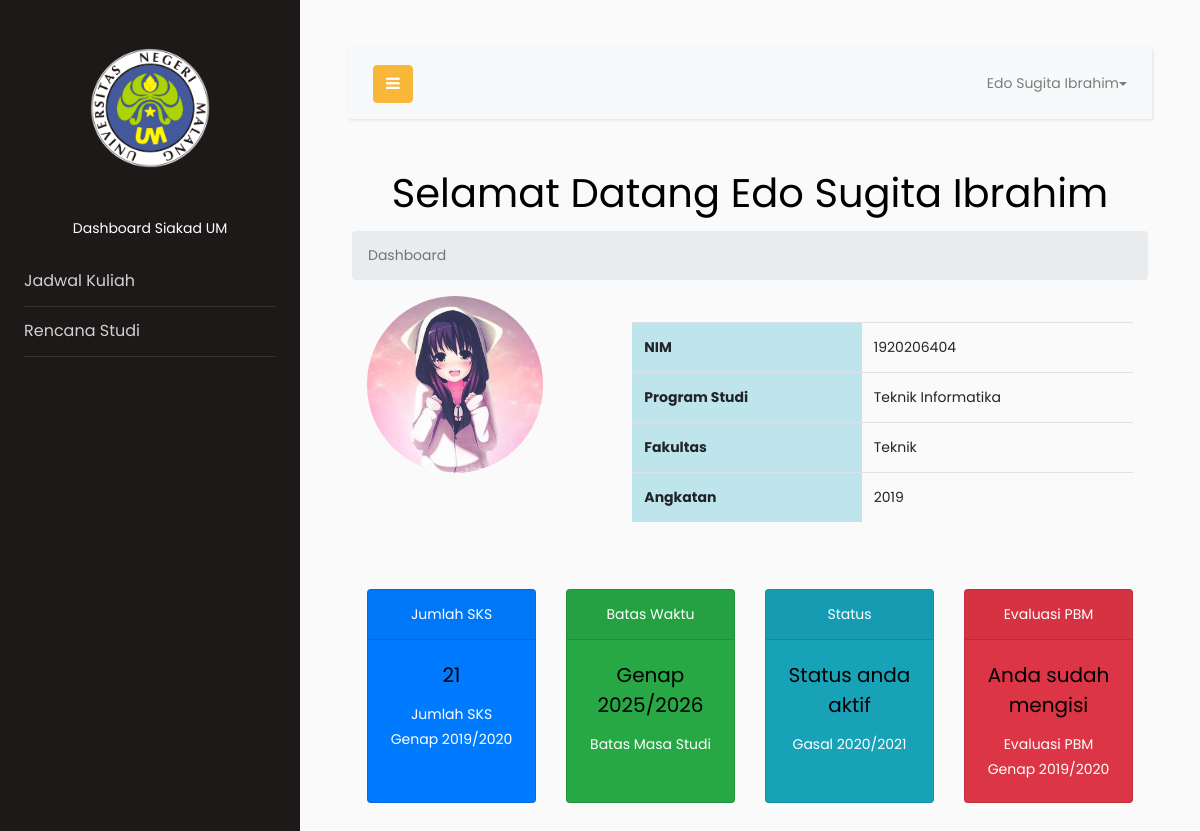
Screenshot of /home.php (signed in) with the database file from the repository.
### tables this page shows
CREATE TABLE `mahasiswa` (
  `nim` int(11) NOT NULL,
  `nama` varchar(50) NOT NULL,
  `prodi` varchar(50) NOT NULL,
  `fakultas` varchar(50) NOT NULL,
  `angkatan` int(11) NOT NULL,
  `alamat` varchar(50) NOT NULL,
  `email` varchar(255) NOT NULL,
  `password` varchar(255) NOT NULL,
  `picture` varchar(255) DEFAULT NULL
);

### home.php (the view, shortened to what this page needs)
<?php
require_once 'proses.php';
$email = isset($_SESSION['email']) ? $_SESSION['email'] : '';
$sum = mysqli_query($conn, "SELECT SUM(m.sks) AS sks, n.email
                                FROM matakuliah m
                                    INNER JOIN jadwal j ON m.id_matkul = j.id_matkul
                                        INNER JOIN mahasiswa n ON j.nim = n.nim
                                            WHERE email = '$email'");
$sks = mysqli_fetch_assoc($sum);
require_once 'navbar.php';
?>
<div id="content" class="p-4 p-md-1">
    <center>
        <h1>Selamat Datang <?= $row['nama']; ?></h1>
    </center>
    <nav aria-label="breadcrumb">
        <ol class="breadcrumb">
            <li class="breadcrumb-item active" aria-current="page">Dashboard</li>
        </ol>
    </nav>
    <div class="container">
        <div class="row">
            <div class="col-4">
                <div class="text-left">
                    <img src="img/<?= $row['picture']; ?>" class="rounded-circle" alt="foto profil" width="75%">
                </div>
            </div>
            <div class="col-8">
                <table class="table">
                    <tbody>
                        <br>
                        <tr>
                            <th class="table-info" scope="row">NIM</th>
                            <td><?= $row['nim']; ?></td>
                        </tr>
                        <tr>
                            <th class="table-info" scope="row">Program Studi</th>
                            <td><?= $row['prodi']; ?></td>
                        </tr>
                        <tr>
                            <th class="table-info" scope="row">Fakultas</th>
                            <td><?= $row['fakultas']; ?></td>
                        </tr>
                        <tr>
                            <th class="table-info" scope="row">Angkatan</th>
                            <td><?= $row['angkatan']; ?></td>
                        </tr>
                    </tbody>
                </table>
            </div>
        </div>
    </div><br><br>
    <center>
        <div class="col d-flex justify-content-center">
            <div class="card-deck">
                <div class="card text-white bg-primary mb-3" style="max-width: 18rem;">
                    <div class="card-header">Jumlah SKS</div>
                    <div class="card-body">
                        <h5 class="card-title"><?= $sks['sks']; ?></h5>
                        <p class="card-text">Jumlah SKS Genap 2019/2020</p>
                    </div>
                </div>
                <div class="card text-white bg-success mb-3" style="max-width: 18rem;">
                    <div class="card-header">Batas Waktu</div>
                    <div class="card-body">
                        <h5 class="card-title">Genap 2025/2026</h5>
                        <p class="card-text">Batas Masa Studi</p>
                    </div>
                </div>
                <div class="card text-white bg-info mb-3" style="max-width: 18rem;">
                    <div class="card-header">Status</div>
                    <div class="card-body">
                        <h5 class="card-title">Status anda aktif</h5>
                        <p class="card-text">Gasal 2020/2021</p>
                    </div>
                </div>
                <div class="card text-white bg-danger mb-3" style="max-width: 18rem;">
                    <div class="card-header">Evaluasi PBM</div>
                    <div class="card-body">
                        <h5 class="card-title">Anda sudah mengisi</h5>
                        <p class="card-text">Evaluasi PBM Genap 2019/2020</p>
                    </div>
                </div>
            </div>
        </div>
    </center>
</div>
<?php require_once 'footer.php'; ?>

### navbar.php (shortened to what this page needs)
<?php
require_once 'proses.php';
$email = isset($_SESSION['email']) ? $_SESSION['email'] : '';
$result = mysqli_query($conn, "SELECT * FROM mahasiswa WHERE email = '$email'");
$row = mysqli_fetch_assoc($result);
?>
<!DOCTYPE html>
<html lang="en">
<head>
    <link rel="stylesheet" href="css/bootstrap.css">
    <link rel="stylesheet" href="https://stackpath.bootstrapcdn.com/font-awesome/4.7.0/css/font-awesome.min.css">
    <link rel="stylesheet" href="css/nav.css">
    <link rel="stylesheet" href="css/style.css">
</head>
<body>
    <div class="wrapper d-flex align-items-stretch">
        <nav id="sidebar">
            <div class="p-4 pt-5">
                <a href="home.php" class="img logo rounded-circle mb-5" style="background-image: url(img/logo.png);"></a>
                <center>
                    <p>Dashboard Siakad UM</p>
                </center>
                <ul class="list-unstyled components mb-5">
                    <li>
                        <a href="jadwal.php">Jadwal Kuliah</a>
                    </li>
                    <li>
                        <a href="rencanastudi.php">Rencana Studi</a>
                    </li>
                </ul>
            </div>
        </nav>
        <div id="content" class="p-4 p-md-5">
            <nav class="navbar navbar-expand-lg navbar-light bg-light">
                <div class="container-fluid">
                    <button type="button" id="sidebarCollapse" class="btn btn-primary">
                        <i class="fa fa-bars"></i>
                    </button>
                    <ul class="nav navbar-nav ml-auto">
                        <li class="nav-item dropdown">
                            <a class="nav-link dropdown-toggle" href="#" id="navbarDropdown" role="button" data-toggle="dropdown" aria-haspopup="true" aria-expanded="false">
                                <?= $row['nama']; ?>
                            </a>
                        </li>
                    </ul>
                </div>
            </nav>

### rows the page displays
mahasiswa: nama "Edo Sugita Ibrahim", picture (picture), nim "1920206404", prodi "Teknik Informatika", fakultas "Teknik", angkatan "2019"

### other values shown
$sks['sks'] "21"
